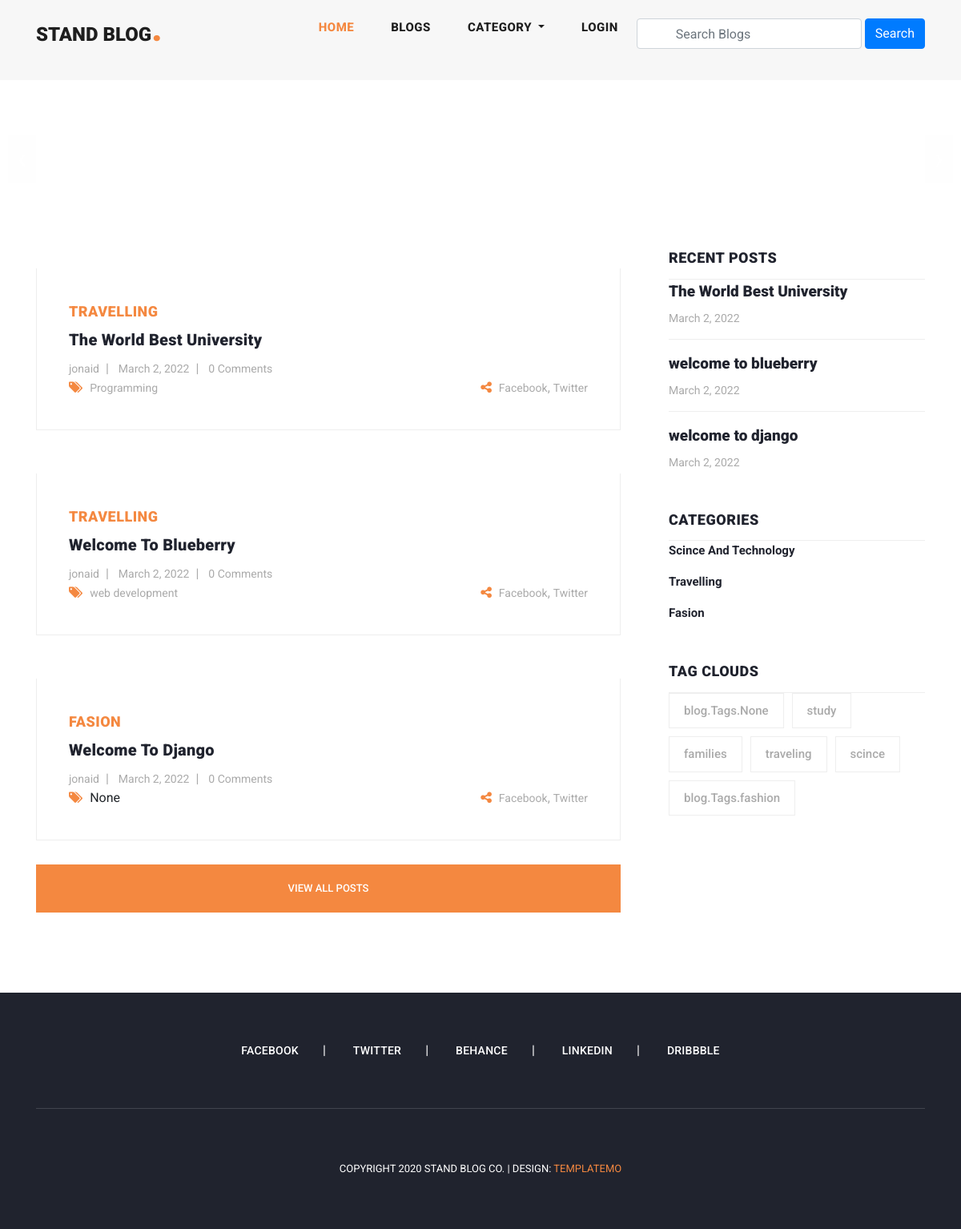
The page / on the database its author committed.
### blog/models.py (models this page shows, shortened)
class Blog (models.Model):
    user=models.ForeignKey(User, on_delete=models.CASCADE, related_name='user_blogs')
    category=models.ForeignKey(Category, on_delete=models.CASCADE, related_name='category_blogs')
    tags=models.ManyToManyField(Tags, related_name='tags', blank=True)
    likes=models.ManyToManyField(User, related_name='user_likes', blank=True)
    title=models.CharField(max_length=250)
    slug=models.SlugField(null=True, blank=True)
    banner=models.ImageField(upload_to='banner-images/')
    description=RichTextField()
    created_date=models.DateTimeField(auto_now_add=True)
    def get_absolute_url(self):
        return reverse("blog:blog_details", kwargs={
            "slug": self.slug
            })

class Category(models.Model):
    title=models.CharField(max_length=150, unique=True)
    slug=models.SlugField(null=True, blank=True)
    created_date=models.DateTimeField(auto_now_add=True)
    def __str__(self):
        return self.title
    def get_absolute_url(self):
        return reverse("blog:category_blogs", args={
             self.slug
             })

class Tags(models.Model):
    title=models.CharField(max_length=150)
    slug=models.SlugField(null=True, blank=True)
    created_date=models.DateTimeField(auto_now_add=True)
    def get_tags_absolute_url(self):
        return reverse("blog:tags_blogs", args={
             self.slug
             })

### user_profile/models.py (models this page shows, shortened)
class User(AbstractUser):
    email=models.EmailField(
        max_length=150,
        unique=True,
        error_messages={
            "unique":"The email must be uniqe"
        }
    )
    profile_image=models.ImageField(
        null=True,
        blank=True,
        upload_to='profile_image/'
    )
    followers = models.ManyToManyField('Follow')
    REQUIRED_FIELDS=["email"]
    objects= CustomeUserManagers()

### blog/views.py (the view)
# urls.py: path('',views.index, name='home'),
def index (request):
    blogs=Blog.objects.order_by('-created_date')
    tags=Tags.objects.order_by('-created_date')
    context={
        'blogs':blogs,
        'tags':tags,
    }
    return render(request,'index.html',context)

### blog/context_processors.py (called while the page is built)
def get_all_category(request):
    categories=Category.objects.all()
    context={
        'categories':categories,
    }
    return context

### user_profile/context_processors.py (called while the page is built, shortened)
def user_notifications(request):
    context = {}
    return context

### templates/index.html (shortened to what this page needs)
{% extends 'base.html' %}
{% load static %}
{% block maincontent %}
    <div class="main-banner header-text">
      <div class="container-fluid">
        <div class="owl-banner owl-carousel">
        </div>
      </div>
    </div>
    <section class="blog-posts">
      <div class="container">
        <div class="row">
          <div class="col-lg-8">
            <div class="all-blog-posts">
              <div class="row">
               {% for blog in blogs|slice:"3" %}
                <div class="col-lg-12">
                  <div class="blog-post">
                    <div class="blog-thumb">
                    </div>
                    <div class="down-content">
                      <span>{{ blog.category }}</span>
                      <a href="{% url 'blog:blog_details' blog.slug %}"><h4>{{ blog.title }}</h4></a>
                      <ul class="post-info">
                        <li><a href="{% url 'user_profile:user_information' blog.user.username %}">{{ blog.user.username }}</a></li>
                        <li><a href="javascript:void(0);">{{ blog.created_date | date }}</a></li>
                        <li><a href="javascript:void(0);">{{ blog.blog_comment.all.count }} Comments </a></li>
                      </ul>
                      <div class="post-options">
                        <div class="row">
                          <div class="col-6">
                            <ul class="post-tags">
                              <li><i class="fa fa-tags"></i></li>
                              {% if blog.tags.all.count > 0 %}
                              {% for tag in blog.tags.all %}
                              <li><a href="#">{{ tag.title }}</a></li>
                              {% endfor %}
                              {% else  %}
                                None
                              {% endif %}
                            </ul>
                          </div>
                          <div class="col-6">
                            <ul class="post-share">
                              <li><i class="fa fa-share-alt"></i></li>
                              <li><a href="#">Facebook</a>,</li>
                              <li><a href="#">Twitter</a></li>
                            </ul>
                          </div>
                        </div>
                      </div>
                    </div>
                  </div>
                </div>
                {% endfor %}
                <div class="col-lg-12">
                  <div class="main-button">
                    <a href="{% url 'blog:blog' %}">View All Posts</a>
                  </div>
                </div>
              </div>
            </div>
          </div>
          <div class="col-lg-4">
            <div class="sidebar">
              <div class="row">
                <div class="col-lg-12">
                  <div class="sidebar-item recent-posts sidebar-item search">
                    <div class="sidebar-heading">
                      <h2>Recent Posts</h2>
                    </div>
                    <div class="content">
                      <ul>
                        {% for blog in blogs|slice:"3" %}
                        <li><a href="{% url 'blog:blog_details' blog.slug %}">
                          <h5>{{ blog.title }}</h5>
                          <span>{{ blog.created_date | date }}</span>
                        </a></li>
                       {% endfor %}
                      </ul>
                    </div>
                  </div>
                </div>
                <div class="col-lg-12">
                  <div class="sidebar-item categories">
                    <div class="sidebar-heading">
                      <h2>Categories</h2>
                    </div>
                    <div class="content">
                      <ul>
                        {% for category in categories %}
                        <li><a href="{{ category.get_absolute_url }}">{{ category.title }}</a></li>
                        {% endfor %}
                      </ul>
                    </div>
                  </div>
                </div>
                <div class="col-lg-12">
                  <div class="sidebar-item tags">
                    <div class="sidebar-heading">
                      <h2>Tag Clouds</h2>
                    </div>
                    <div class="content">
                      <ul>
                        {% for tag in tags|slice:"6" %}
                        <li><a href="{{ tag.get_tags_absolute_url }}">{{ tag.title }}</a></li>
                        {% endfor %}
                      </ul>
                    </div>
                  </div>
                </div>
              </div>
            </div>
          </div>
        </div>
      </div>
    </section>
    {% endblock maincontent %}

### static/blog/assets/css/templatemo-stand-blog.css (style rules this page uses)
body { font-family: 'Roboto', sans-serif; overflow-x: hidden; text-rendering: optimizeLegibility; -webkit-font-smoothing: antialiased; -moz-osx-font-smoothing: grayscale; }
ul { padding: 0; margin: 0; list-style: none; }
h1,h2,h3,h4,h5,h6 { margin: 0px; }
.main-button a { display: inline-block; background-color: #f48840; color: #fff; font-size: 13px; font-weight: 500; padding: 12px 20px; text-transform: uppercase; transition: all .3s; }
.main-banner .container-fluid { padding: 0px 10px; margin-bottom: -24px; }
.owl-banner { padding-top: 110px; }
.blog-posts { margin-top: 100px; }
.blog-posts .blog-post { margin-bottom: 30px; }
.blog-posts .down-content { padding: 40px; border-right: 1px solid #eee; border-left: 1px solid #eee; border-bottom: 1px solid #eee; }
.blog-posts .down-content span { font-size: 18px; text-transform: uppercase; letter-spacing: 0.5px; font-weight: 900; color: #f48840; }
.blog-posts .down-content h4 { font-size: 24px; text-transform: capitalize; letter-spacing: 0.5px; font-weight: 900; color: #20232e; margin: 10px 0px 12px 0px; }
.blog-posts .down-content ul.post-info li { display: inline-block; margin-right: 8px; }
.blog-posts .down-content ul.post-info li:after { content: '|'; color: #aaa; margin-left: 8px; }
.blog-posts .down-content h4 { font-size: 20px; letter-spacing: 0.25px; }
.blog-posts .down-content ul.post-info li:last-child::after { display: none; }
.blog-posts .down-content ul.post-info li a { font-size: 14px; color: #aaa; font-weight: 400; transition: all .3s; }
.blog-posts .down-content ul.post-share { text-align: right; }
.blog-posts .down-content ul.post-tags li, .blog-posts .down-content ul.post-share li { display: inline-block; }
.blog-posts .down-content ul.post-tags li:first-child i, .blog-posts .down-content ul.post-share li:first-child i { color: #f48840; margin-right: 5px; }
.blog-posts .down-content ul.post-tags li, .blog-posts .down-content ul.post-share li { color: #aaa; }
.blog-posts .down-content ul.post-tags li a, .blog-posts .down-content ul.post-share li a { font-size: 14px; color: #aaa; font-weight: 400; transition: all .3s; }
.blog-posts .main-button a { height: 60px; line-height: 60px; padding: 0px; width: 100%; text-align: center; }
.blog-posts .sidebar-heading h2 { font-size: 18px; text-transform: uppercase; font-weight: 900; letter-spacing: 0.5px; color: #20232e; border-bottom: 1px solid #eee; padding-bottom: 15px; }
.sidebar { margin-left: 30px; }
.sidebar .sidebar-item { margin-top: 50px; }
.sidebar .search { margin-top: 0px; }
.sidebar .sidebar-heading h2 { font-size: 18px; text-transform: uppercase; font-weight: 900; letter-spacing: 0.5px; color: #20232e; border-bottom: 1px solid #eee; padding-bottom: 15px; }
.sidebar .recent-posts ul li { margin-bottom: 15px; padding-bottom: 15px; border-bottom: 1px solid #eee; }
.sidebar .recent-posts ul li:last-child { margin-bottom: 0px; padding-bottom: 0px; border-bottom: none; }
.sidebar .recent-posts ul li h5 { font-size: 19px; font-weight: 900; color: #20232e; line-height: 30px; transition: all 0.3s; }
.sidebar .recent-posts ul li span { display: block; font-size: 14px; color: #aaa; margin-top: 8px; }
.sidebar .categories ul li { margin-bottom: 15px; }
.sidebar .categories ul li:last-child { margin-bottom: 0px; }
.sidebar .categories ul li a { font-size: 15px; font-weight: 700; color: #20232e; transition: all .3s; }
.sidebar .tags ul li { margin-right: 6px; display: inline-block; }
.sidebar .tags ul li { margin-bottom: 10px; }
.sidebar .tags ul li a { font-size: 15px; font-weight: 500; color: #aaa; display: inline-block; border: 1px solid #eee; padding: 10px 18px; transition: all .3s; }

### rows shown on the page
Blog: category "TRAVELLING", title "The World Best University", user.username "jonaid", created_date "March 2, 2022", blog_comment.all.count "0"
Tags: title "Programming"
Blog: category "TRAVELLING", title "Welcome To Blueberry", user.username "jonaid", created_date "March 2, 2022", blog_comment.all.count "0", title "welcome to blueberry"
Tags: title "web development"
Blog: category "FASION", title "Welcome To Django", user.username "jonaid", created_date "March 2, 2022", blog_comment.all.count "0", shows "None", title "welcome to django"
Category: title "Scince And Technology"
Category: title "Travelling"
Category: title "Fasion"
Tags: title "blog.Tags.None"
Tags: title "study"
Tags: title "families"
Tags: title "traveling"
Tags: title "scince"
Tags: title "blog.Tags.fashion"
